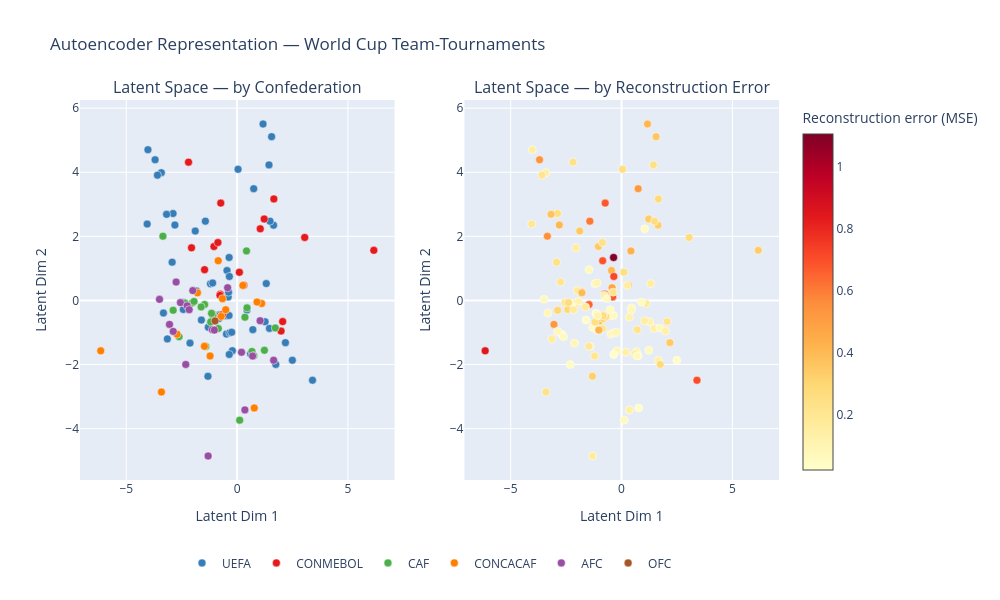

The cell this chart's notebook holds for it:
### Markdown cell above
**Reading the training curve.**

The curve shows the textbook shape of successful training: a slow start (epochs
0–25, weights are far from useful values), a steep drop (epochs 25–75, the
network rapidly learns the dominant structure), and a long tail of diminishing
improvements (epochs 75–200, fine-tuning near a local minimum).

The loss at epoch 200 is 0.22. Because the input is standardised to unit
variance, an MSE of 0.22 means the average reconstruction error is roughly
$\sqrt{0.22} \approx 0.47$ standard deviations per feature — the network is
recovering the original feature values to within about half a standard deviation
on average. This is reasonable for a 3-dimensional bottleneck compressing 11
features.

Three diagnostic checks: if the curve is still falling steeply at epoch 200,
train for more epochs. If it oscillates rather than decreasing smoothly, the
learning rate is too high — try `lr=1e-4`. If it drops instantly to near zero,
the network has memorised the data rather than learned structure — reduce
capacity or add regularisation.

### Code cell
if TORCH_AVAILABLE:

    model.eval()
    with torch.no_grad():
        z_all     = model[0](X_tensor).numpy()   # encoder → latent space
        recon_all = model(X_tensor).numpy()      # reconstruction

    ae_df = pd.DataFrame(z_all, columns=[f'AE{i+1}' for i in range(LATENT_DIM)])

    recon_errors = np.mean((X_scaled - recon_all)**2, axis=1)
    wc["recon_error"] = recon_errors


    # ─────────────────────────────────────────────
    # Plotly figure
    # ─────────────────────────────────────────────

    fig = make_subplots(
        rows=1,
        cols=2,
        subplot_titles=[
            "Latent Space — by Confederation",
            "Latent Space — by Reconstruction Error"
        ]
    )


    # ─────────────────────────────────────────────
    # Panel 1 — Confederation
    # ─────────────────────────────────────────────

    for conf, color in conf_colors.items():

        mask = wc["confederation"] == conf

        fig.add_trace(
            go.Scatter(
                x=z_all[mask,0],
                y=z_all[mask,1],
                mode="markers",
                name=conf,
                marker=dict(
                    color=color,
                    size=8,
                    line=dict(width=0.5, color="white")
                ),
                customdata=wc.loc[mask,["team","year","round_label","recon_error"]],
                hovertemplate=
                "<b>%{customdata[0]}</b><br>"
                "Year: %{customdata[1]}<br>"
                "Round: %{customdata[2]}<br>"
                "Reconstruction error: %{customdata[3]:.4f}<br>"
                "AE1: %{x:.2f}<br>"
                "AE2: %{y:.2f}<extra></extra>"
            ),
            row=1,
            col=1
        )


    # ─────────────────────────────────────────────
    # Panel 2 — Reconstruction error
    # ─────────────────────────────────────────────

    fig.add_trace(
        go.Scatter(
            x=z_all[:,0],
            y=z_all[:,1],
            mode="markers",
            showlegend=False,
            marker=dict(
                size=8,
                color=recon_errors,
                colorscale="YlOrRd",
                line=dict(width=0.5, color="white"),
                colorbar=dict(
                    title="Reconstruction error (MSE)",
                    x=1.02
                )
            ),
            customdata=wc[["team","year","round_label","recon_error"]],
            hovertemplate=
            "<b>%{customdata[0]}</b><br>"
            "Year: %{customdata[1]}<br>"
            "Round: %{customdata[2]}<br>"
            "Reconstruction error: %{customdata[3]:.4f}<br>"
            "AE1: %{x:.2f}<br>"
            "AE2: %{y:.2f}<extra></extra>"
        ),
        row=1,
        col=2
    )


    # ─────────────────────────────────────────────
    # Axes
    # ─────────────────────────────────────────────

    fig.update_xaxes(title_text="Latent Dim 1", row=1, col=1)
    fig.update_yaxes(title_text="Latent Dim 2", row=1, col=1)

    fig.update_xaxes(title_text="Latent Dim 1", row=1, col=2)
    fig.update_yaxes(title_text="Latent Dim 2", row=1, col=2)


    # ─────────────────────────────────────────────
    # Layout
    # ─────────────────────────────────────────────

    fig.update_layout(
    title="Autoencoder Representation — World Cup Team-Tournaments",

    width=1000,
    height=600,

    legend=dict(
        orientation="h",
        yanchor="top",
        y=-0.18,      # pushes legend below plots
        xanchor="center",
        x=0.5,
        title=""
    ),

    margin=dict(
        b=120         # space for legend
    )
)

    fig.show()


    # ─────────────────────────────────────────────
    # Top anomalies
    # ─────────────────────────────────────────────

    print("Team-tournaments with highest reconstruction error:")

    print(
        wc.assign(AE1=z_all[:,0], AE2=z_all[:,1])
        .nlargest(8, "recon_error")[["team","year","round_label","recon_error"]]
        .to_string(index=False)
    )

### Figure 1 — Plotly figure (JSON) as saved in the notebook; plotly's stock layout.template omitted (floating-point values rounded to 4 significant figures; data arrays with more than 128 entries replaced by an {"elided": "..."} marker saying what was removed)
{"data": [{"customdata": {"elided": "54x4 mixed values"}, "hovertemplate": "<b>%{customdata[0]}</b><br>Year: %{customdata[1]}<br>Round: %{customdata[2]}<br>Reconstruction error: %{customdata[3]:.4f}<br>AE1: %{x:.2f}<br>AE2: %{y:.2f}<extra></extra>", "marker": {"color": "#377eb8", "line": {"color": "white", "width": 0.5}, "size": 8}, "mode": "markers", "name": "UEFA", "type": "scatter", "x": [-0.2136, 1.263, -0.4799, 0.04314, -0.3539, 3.402, 1.439, -0.4546, -0.3319, 0.7097, -0.4943, 0.7494, -0.8175, 1.645, 0.4441, 2.18, 0.6069, 1.486, 1.17, 1.46, -1.315, -0.3647, 1.557, 2.492, -0.2445, 1.745, 1.316, -4.022, -3.699, -1.831, -2.89, -3.418, -0.4013, -3.146, -1.3, -1.201, -4.057, -1.611, -0.3487, -2.929, -1.104, -0.8083, -2.806, -0.8267, -1.431, -3.593, -0.3844, -3.181, -3.323, -1.889, -2.425, -0.3599, -2.397, -2.125], "xaxis": "x", "y": [-1.568, -0.6651, -1.049, 4.094, -1.687, -2.491, 4.23, 0.9331, -1.009, -0.9118, -0.4758, 3.486, -0.5677, 2.348, -0.296, -1.317, -1.663, 2.474, 5.506, -0.8723, -2.367, -0.4703, 5.111, -1.867, -0.9941, -1.997, 0.5261, 4.703, 4.39, 0.2918, 2.712, 3.987, 0.11, -1.201, -0.8385, 0.5187, 2.384, -0.6131, 0.7472, 1.193, 0.5451, -0.4501, 2.353, -0.4796, 2.473, 3.91, 0.2573, 2.686, -0.3933, 2.165, -0.2823, 1.34, -0.06548, -1.332], "yaxis": "y"}, {"customdata": [["Argentina", 2010, "Quarter-final", 0.2682], ["Brazil", 2010, "Quarter-final", 0.05256], ["Chile", 2010, "Round of 16", 0.2183], ["Paraguay", 2010, "Quarter-final", 0.484], ["Uruguay", 2010, "Semi-final", 0.3348], ["Argentina", 2014, "Runner-up", 0.2845], ["Brazil", 2014, "Semi-final", 0.3328], ["Chile", 2014, "Round of 16", 0.2528], ["Colombia", 2014, "Quarter-final", 0.6801], ["Ecuador", 2014, "Group Stage", 0.2339], ["Uruguay", 2014, "Round of 16", 0.1375], ["Argentina", 2018, "Group Stage", 0.7145], ["Brazil", 2018, "Quarter-final", 0.3499], ["Colombia", 2018, "Round of 16", 0.06525], ["Peru", 2018, "Group Stage", 0.1021], ["Uruguay", 2018, "Quarter-final", 0.1609], ["Argentina", 2022, "Winner", 0.2287], ["Brazil", 2022, "Quarter-final", 0.236], ["Ecuador", 2022, "Group Stage", 0.1401], ["Uruguay", 2022, "Group Stage", 0.1103]], "hovertemplate": "<b>%{customdata[0]}</b><br>Year: %{customdata[1]}<br>Round: %{customdata[2]}<br>Reconstruction error: %{customdata[3]:.4f}<br>AE1: %{x:.2f}<br>AE2: %{y:.2f}<extra></extra>", "marker": {"color": "#e41a1c", "line": {"color": "white", "width": 0.5}, "size": 8}, "mode": "markers", "name": "CONMEBOL", "type": "scatter", "x": [3.05, 1.045, 2.055, 0.3009, 1.223, 1.658, 6.168, 0.1031, -0.7376, -0.664, 1.984, -0.7563, -1.044, -1.467, -1.111, -2.057, -2.191, -0.8653, -0.7717, -1.076], "xaxis": "x", "y": [1.966, 2.235, -0.66, 0.4763, 2.54, 3.168, 1.563, 0.8792, 3.037, -0.4442, -0.9562, 0.1931, 1.683, 0.9604, -0.4302, 1.642, 4.316, 1.807, 0.1587, -0.4785], "yaxis": "y"}, {"customdata": [["Algeria", 2010, "Group Stage", 0.2132], ["Cameroon", 2010, "Group Stage", 0.1006], ["Ghana", 2010, "Quarter-final", 0.4301], ["Ivory Coast", 2010, "Group Stage", 0.08695], ["Nigeria", 2010, "Group Stage", 0.1286], ["South Africa", 2010, "Group Stage", 0.07587], ["Algeria", 2014, "Round of 16", 0.6574], ["Cameroon", 2014, "Group Stage", 0.06457], ["Ghana", 2014, "Group Stage", 0.06564], ["Ivory Coast", 2014, "Group Stage", 0.07476], ["Nigeria", 2014, "Round of 16", 0.12], ["Egypt", 2018, "Group Stage", 0.06546], ["Morocco", 2018, "Group Stage", 0.1011], ["Nigeria", 2018, "Group Stage", 0.02139], ["Senegal", 2018, "Round of 16", 0.1796], ["Tunisia", 2018, "Group Stage", 0.2493], ["Cameroon", 2022, "Group Stage", 0.1666], ["Ghana", 2022, "Group Stage", 0.3018], ["Morocco", 2022, "Semi-final", 0.5447], ["Senegal", 2022, "Round of 16", 0.1133], ["Tunisia", 2022, "Group Stage", 0.2516]], "hovertemplate": "<b>%{customdata[0]}</b><br>Year: %{customdata[1]}<br>Round: %{customdata[2]}<br>Reconstruction error: %{customdata[3]:.4f}<br>AE1: %{x:.2f}<br>AE2: %{y:.2f}<extra></extra>", "marker": {"color": "#4daf4a", "line": {"color": "white", "width": 0.5}, "size": 8}, "mode": "markers", "name": "CAF", "type": "scatter", "x": [-0.8467, 0.6702, 0.4234, 0.4476, -1.415, 0.7513, -1.467, 0.1174, 1.232, 1.723, 0.3538, -2.62, -1.092, -1.154, -1.622, -2.03, -2.348, -2.885, -3.347, -1.942, -1.193], "xaxis": "x", "y": [-0.8782, -1.593, 1.545, -0.2322, -1.437, -1.726, -0.1287, -3.736, -1.557, -0.8584, -0.5238, -1.13, -0.4854, -0.4036, -0.2033, -0.08155, -0.08609, -0.3084, 2.005, -0.03112, -0.6739], "yaxis": "y"}, {"customdata": [["Honduras", 2010, "Group Stage", 0.2077], ["Mexico", 2010, "Round of 16", 0.1749], ["United States", 2010, "Round of 16", 0.06098], ["Costa Rica", 2014, "Quarter-final", 0.6896], ["Honduras", 2014, "Group Stage", 0.03527], ["Mexico", 2014, "Round of 16", 0.1521], ["United States", 2014, "Round of 16", 0.2899], ["Costa Rica", 2018, "Group Stage", 0.04641], ["Mexico", 2018, "Round of 16", 0.3991], ["Panama", 2018, "Group Stage", 0.2292], ["Canada", 2022, "Group Stage", 0.1966], ["Costa Rica", 2022, "Group Stage", 0.8571], ["Mexico", 2022, "Group Stage", 0.05852], ["United States", 2022, "Round of 16", 0.06234]], "hovertemplate": "<b>%{customdata[0]}</b><br>Year: %{customdata[1]}<br>Round: %{customdata[2]}<br>Reconstruction error: %{customdata[3]:.4f}<br>AE1: %{x:.2f}<br>AE2: %{y:.2f}<extra></extra>", "marker": {"color": "#ff7f00", "line": {"color": "white", "width": 0.5}, "size": 8}, "mode": "markers", "name": "CONCACAF", "type": "scatter", "x": [-1.219, 1.106, 0.9004, -0.8523, 0.7736, 0.2606, -0.7189, -2.708, -1.788, -3.413, -1.473, -6.152, -0.5131, -0.6594], "xaxis": "x", "y": [-1.731, -0.09585, -0.04982, 1.239, -3.356, 0.4688, -0.4986, -1.055, 0.2375, -2.859, -1.433, -1.573, -0.2906, 0.05518], "yaxis": "y"}, {"customdata": [["Australia", 2010, "Group Stage", 0.1322], ["Japan", 2010, "Round of 16", 0.4765], ["North Korea", 2010, "Group Stage", 0.1682], ["South Korea", 2010, "Round of 16", 0.155], ["Australia", 2014, "Group Stage", 0.1371], ["Japan", 2014, "Group Stage", 0.1274], ["South Korea", 2014, "Group Stage", 0.06733], ["Australia", 2018, "Group Stage", 0.05372], ["Iran", 2018, "Group Stage", 0.5223], ["Japan", 2018, "Round of 16", 0.1713], ["Saudi Arabia", 2018, "Group Stage", 0.4226], ["South Korea", 2018, "Group Stage", 0.2014], ["Australia", 2022, "Round of 16", 0.07184], ["Iran", 2022, "Group Stage", 0.08045], ["Japan", 2022, "Round of 16", 0.2121], ["Qatar", 2022, "Group Stage", 0.05426], ["Saudi Arabia", 2022, "Group Stage", 0.03117], ["South Korea", 2022, "Round of 16", 0.1701]], "hovertemplate": "<b>%{customdata[0]}</b><br>Year: %{customdata[1]}<br>Round: %{customdata[2]}<br>Reconstruction error: %{customdata[3]:.4f}<br>AE1: %{x:.2f}<br>AE2: %{y:.2f}<extra></extra>", "marker": {"color": "#984ea3", "line": {"color": "white", "width": 0.5}, "size": 8}, "mode": "markers", "name": "AFC", "type": "scatter", "x": [0.1993, -0.4275, -1.307, 1.038, 0.3517, 1.649, 0.6981, -1.115, -3.05, -1.999, -1.026, -2.556, -3.501, -2.881, -2.751, -2.315, -2.253, -2.161], "xaxis": "x", "y": [-1.618, 0.395, -4.855, -0.634, -3.416, -1.867, -1.735, -0.9149, -0.7479, 0.3065, -0.9266, -0.06816, 0.03324, -0.9673, 0.5735, -1.998, -0.1669, -0.2881], "yaxis": "y"}, {"customdata": [["New Zealand", 2010, "Group Stage", 0.3702]], "hovertemplate": "<b>%{customdata[0]}</b><br>Year: %{customdata[1]}<br>Round: %{customdata[2]}<br>Reconstruction error: %{customdata[3]:.4f}<br>AE1: %{x:.2f}<br>AE2: %{y:.2f}<extra></extra>", "marker": {"color": "#a65628", "line": {"color": "white", "width": 0.5}, "size": 8}, "mode": "markers", "name": "OFC", "type": "scatter", "x": [-0.9931], "xaxis": "x", "y": [-0.6403], "yaxis": "y"}, {"customdata": {"elided": "128x4 mixed values"}, "hovertemplate": "<b>%{customdata[0]}</b><br>Year: %{customdata[1]}<br>Round: %{customdata[2]}<br>Reconstruction error: %{customdata[3]:.4f}<br>AE1: %{x:.2f}<br>AE2: %{y:.2f}<extra></extra>", "marker": {"color": [0.2132, 0.2682, 0.1322, 0.05256, 0.1006, 0.2183, 0.08623, 0.1166, 0.08573, 0.2531, 0.4301, 0.02996, 0.2077, 0.7048, 0.08695, 0.4765, 0.1749, 0.2361, 0.3702, 0.1286, 0.1682, 0.484, 0.4083, 0.1149, 0.2192, 0.1722, 0.07587, 0.155, 0.52, 0.3136, 0.06098, 0.3348, 0.6574, 0.2845, 0.1371, 0.3299, 0.08761, 0.3328, 0.06457, 0.2528, 0.6801, 0.6896, 0.3442, 0.2339, 0.143, 0.26, 0.412, 0.06564, 0.1393, 0.03527, 0.3232, 0.0684, 0.07476, 0.1274, 0.1521, 0.3569, 0.12, 0.0418, 0.08854, 0.06733, 0.2799, 0.1558, 0.2899, 0.1375, 0.7145, 0.05372, 0.1491, 0.3499, 0.06525, 0.04641, 0.5409, 0.2762, 0.06546, 0.2586, 0.1439, 0.6873, 0.1614, 0.5223, 0.1713, 0.3991, 0.1011, 0.02139, 0.2292, 0.1021, 0.05964, 0.08641, 0.1961, 0.4226, 0.1796, 0.04074, 0.2014, 0.7211, 0.233, 0.1069, 0.2493, 0.1609, 0.2287, 0.07184, 0.2186, 0.236, 0.1666, 0.1966, 0.8571, 0.4084, 0.26, 0.1401, 0.6097, 0.2092, 0.2341, 0.3018, 0.08045, 0.2121, 0.05852, 0.5447, 0.3674, 0.08907, 0.3451, 0.05426, 0.03117, 0.1133, 0.2962, 0.1701, 1.106, 0.263, 0.2516, 0.06234, 0.1103, 0.09217], "colorbar": {"title": {"text": "Reconstruction error (MSE)"}, "x": 1.02}, "colorscale": [[0, "rgb(255,255,204)"], [0.125, "rgb(255,237,160)"], [0.25, "rgb(254,217,118)"], [0.375, "rgb(254,178,76)"], [0.5, "rgb(253,141,60)"], [0.625, "rgb(252,78,42)"], [0.75, "rgb(227,26,28)"], [0.875, "rgb(189,0,38)"], [1, "rgb(128,0,38)"]], "line": {"color": "white", "width": 0.5}, "size": 8}, "mode": "markers", "showlegend": false, "type": "scatter", "x": [-0.8467, 3.05, 0.1993, 1.045, 0.6702, 2.055, -0.2136, 1.263, -0.4799, 0.04314, 0.4234, -0.3539, -1.219, 3.402, 0.4476, -0.4275, 1.106, 1.439, -0.9931, -1.415, -1.307, 0.3009, -0.4546, -0.3319, 0.7097, -0.4943, 0.7513, 1.038, 0.7494, -0.8175, 0.9004, 1.223, -1.467, 1.658, 0.3517, 1.645, 0.4441, 6.168, 0.1174, 0.1031, -0.7376, -0.8523, 2.18, -0.664, 0.6069, 1.486, 1.17, 1.232, 1.46, 0.7736, -1.315, -0.3647, 1.723, 1.649, 0.2606, 1.557, 0.3538, 2.492, -0.2445, 0.6981, 1.745, 1.316, -0.7189, 1.984, -0.7563, -1.115, -4.022, -1.044, -1.467, -2.708, -3.699, -1.831, -2.62, -2.89, -3.418, -0.4013, -3.146, -3.05, -1.999, -1.788, -1.092, -1.154, -3.413, -1.111, -1.3, -1.201, -4.057, -1.026, -1.622, -1.611, -2.556, -0.3487, -2.929, -1.104, -2.03, -2.057, -2.191, -3.501, -0.8083, -0.8653, -2.348, -1.473, -6.152, -2.806, -0.8267, -0.7717, -1.431, -3.593, -0.3844, -2.885, -2.881, -2.751, -0.5131, -3.347, -3.181, -3.323, -1.889, -2.315, -2.253, -1.942, -2.425, -2.161, -0.3599, -2.397, -1.193, -0.6594, -1.076, -2.125], "xaxis": "x2", "y": [-0.8782, 1.966, -1.618, 2.235, -1.593, -0.66, -1.568, -0.6651, -1.049, 4.094, 1.545, -1.687, -1.731, -2.491, -0.2322, 0.395, -0.09585, 4.23, -0.6403, -1.437, -4.855, 0.4763, 0.9331, -1.009, -0.9118, -0.4758, -1.726, -0.634, 3.486, -0.5677, -0.04982, 2.54, -0.1287, 3.168, -3.416, 2.348, -0.296, 1.563, -3.736, 0.8792, 3.037, 1.239, -1.317, -0.4442, -1.663, 2.474, 5.506, -1.557, -0.8723, -3.356, -2.367, -0.4703, -0.8584, -1.867, 0.4688, 5.111, -0.5238, -1.867, -0.9941, -1.735, -1.997, 0.5261, -0.4986, -0.9562, 0.1931, -0.9149, 4.703, 1.683, 0.9604, -1.055, 4.39, 0.2918, -1.13, 2.712, 3.987, 0.11, -1.201, -0.7479, 0.3065, 0.2375, -0.4854, -0.4036, -2.859, -0.4302, -0.8385, 0.5187, 2.384, -0.9266, -0.2033, -0.6131, -0.06816, 0.7472, 1.193, 0.5451, -0.08155, 1.642, 4.316, 0.03324, -0.4501, 1.807, -0.08609, -1.433, -1.573, 2.353, -0.4796, 0.1587, 2.473, 3.91, 0.2573, -0.3084, -0.9673, 0.5735, -0.2906, 2.005, 2.686, -0.3933, 2.165, -1.998, -0.1669, -0.03112, -0.2823, -0.2881, 1.34, -0.06548, -0.6739, 0.05518, -0.4785, -1.332], "yaxis": "y2"}], "layout": {"annotations": [{"font": {"size": 16}, "showarrow": false, "text": "Latent Space — by Confederation", "x": 0.225, "xanchor": "center", "xref": "paper", "y": 1, "yanchor": "bottom", "yref": "paper"}, {"font": {"size": 16}, "showarrow": false, "text": "Latent Space — by Reconstruction Error", "x": 0.775, "xanchor": "center", "xref": "paper", "y": 1, "yanchor": "bottom", "yref": "paper"}], "height": 600, "legend": {"orientation": "h", "title": {"text": ""}, "x": 0.5, "xanchor": "center", "y": -0.18, "yanchor": "top"}, "margin": {"b": 120}, "title": {"text": "Autoencoder Representation — World Cup Team-Tournaments"}, "width": 1000, "xaxis": {"anchor": "y", "domain": [0, 0.45], "title": {"text": "Latent Dim 1"}}, "xaxis2": {"anchor": "y2", "domain": [0.55, 1], "title": {"text": "Latent Dim 1"}}, "yaxis": {"anchor": "x", "domain": [0, 1], "title": {"text": "Latent Dim 2"}}, "yaxis2": {"anchor": "x2", "domain": [0, 1], "title": {"text": "Latent Dim 2"}}}}
